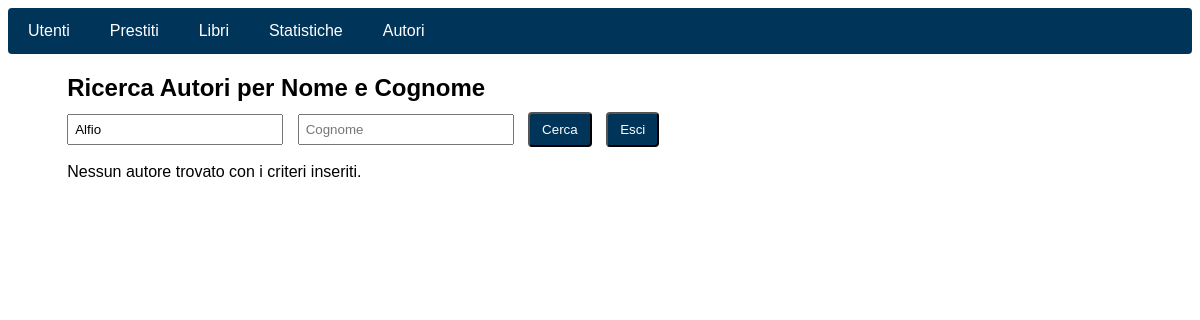
The app's page /autori/search.php?nome=Alfio, older data.
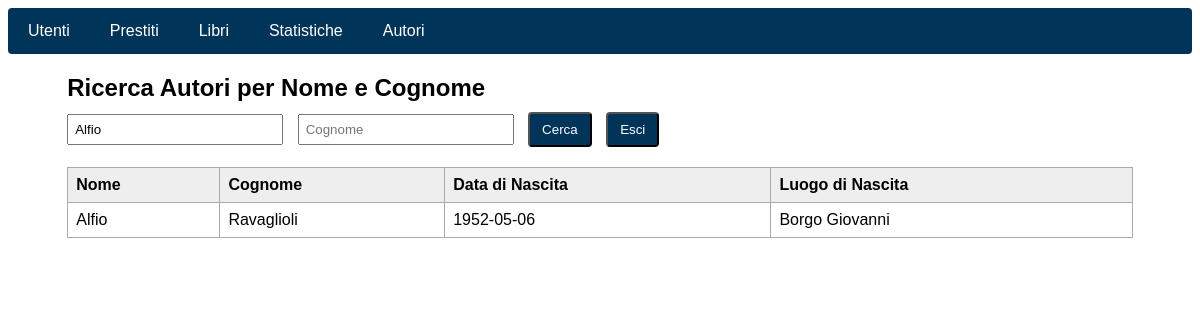
The same page, newer data.
### tables this page shows
CREATE TABLE Autore (
    id_autore INT PRIMARY KEY AUTO_INCREMENT,
    nome VARCHAR(100) NOT NULL,
    cognome VARCHAR(100) NOT NULL,
    data_nascita DATE,
    luogo_nascita VARCHAR(100)
);

### autori/search.php (the view, shortened to what this page needs)
<?php
require_once("../connect.php");
$nome = $_GET["nome"] ?? "";
$cognome = $_GET["cognome"] ?? "";
$autori = [];
if ($nome !== "" || $cognome !== "") {
    $nome_sql = mysqli_real_escape_string($connection, $nome);
    $cognome_sql = mysqli_real_escape_string($connection, $cognome);
    $query = "
        SELECT nome, cognome, data_nascita, luogo_nascita
        FROM Autore
        WHERE nome LIKE '%$nome_sql%' AND cognome LIKE '%$cognome_sql%'
        ORDER BY cognome, nome
    ";
    $result = mysqli_query($connection, $query);
    if ($result && mysqli_num_rows($result) > 0) {
        while ($row = mysqli_fetch_assoc($result)) {
            $autori[] = $row;
        }
    }
}
?>
<!DOCTYPE html>
<html lang="it">
<head>
</head>
<body>
    <?php include("../navbar.php"); ?>
    <div class="container">
        <h2>Ricerca Autori per Nome e Cognome</h2>
        <form method="get">
            <input type="text" name="nome" placeholder="Nome" value="<?= htmlspecialchars($nome) ?>">
            <input type="text" name="cognome" placeholder="Cognome" value="<?= htmlspecialchars($cognome) ?>">
            <button type="submit" class="btn">Cerca</button>
            <button type="button" class="btn" onclick="window.location.href='get.php'">Esci</button>
        </form>
        <?php if ($nome !== "" || $cognome !== ""): ?>
            <?php if (!empty($autori)): ?>
                <table>
                    <thead>
                        <tr>
                            <th>Nome</th>
                            <th>Cognome</th>
                            <th>Data di Nascita</th>
                            <th>Luogo di Nascita</th>
                        </tr>
                    </thead>
                    <tbody>
                        <?php foreach ($autori as $autore): ?>
                            <tr>
                                <td><?= htmlspecialchars($autore['nome']) ?></td>
                                <td><?= htmlspecialchars($autore['cognome']) ?></td>
                                <td><?= htmlspecialchars($autore['data_nascita']) ?></td>
                                <td><?= htmlspecialchars($autore['luogo_nascita']) ?></td>
                            </tr>
                        <?php endforeach; ?>
                    </tbody>
                </table>
            <?php else: ?>
                <p>Nessun autore trovato con i criteri inseriti.</p>
            <?php endif; ?>
        <?php endif; ?>
    </div>
</body>
</html>

Row changes from the older to the newer data that the page shows:
now on this page (row edited): autore: nome "Alfio", cognome "Ravaglioli", data_nascita "1952-05-06", luogo_nascita "Borgo Giovanni"
Text that changed along with them:
text no longer shown: "Nessun autore trovato con i criteri inseriti."
text now shown: "Nome Cognome Data di Nascita Luogo di Nascita"
